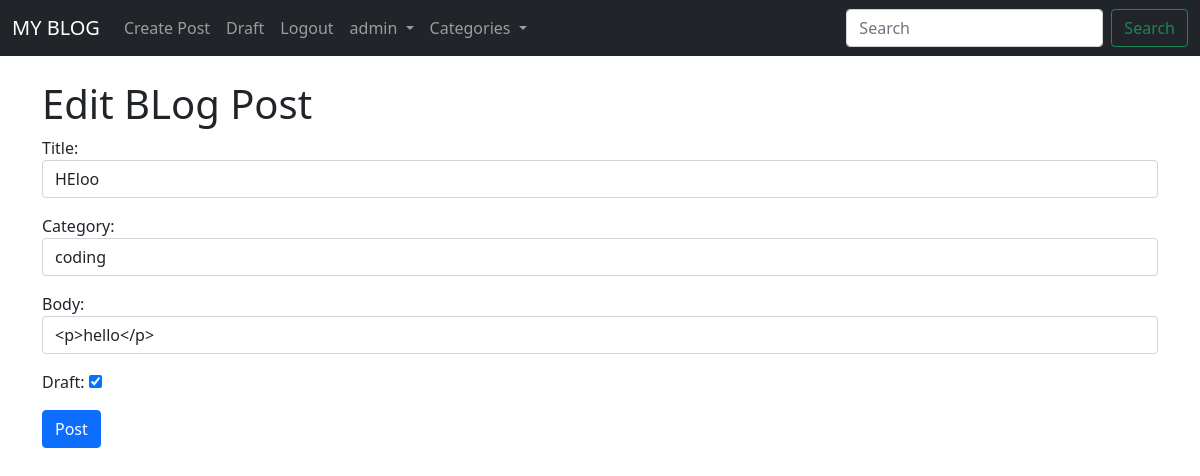
The page /article/edit/12 (signed in) on the database its author committed.
### weblog/models.py (models this page shows, shortened)
class Post(models.Model):
    title = models.CharField(max_length=255)
    author = models.ForeignKey(User, on_delete=models.CASCADE)
    body = RichTextField(blank=True, null=True)
    header_image = models.ImageField(null=True,blank=True, upload_to="images/")
    draft = models.BooleanField(default=True)
    post_date = models.DateField(auto_now_add=True)
    updated = models.DateTimeField(auto_now=False,auto_now_add=True)
    timestamp = models.DateTimeField(auto_now=True,auto_now_add=False)
    likes = models.ManyToManyField(User, related_name='blog_posts')
    category = models.CharField(max_length=255, default="coding")

### weblog/views.py (the view)
# urls.py: path('article/edit/<int:pk>', EditPostView.as_view(), name="EditPostView"),
class EditPostView(UpdateView):
    model = Post
    template_name = 'edit_post.html'
    form_class = EditForm

### weblog/form.py
class EditForm(forms.ModelForm):
    class Meta:
        model = Post
        fields = ('title','category','body','draft')
        widgets = {
            'title': forms.TextInput(attrs={'class': 'form-control'}),
            'body': forms.TextInput(attrs={'class': 'form-control'}),
            'category': forms.Select(choices=choices_list,attrs={'class': 'form-control'}),
        }

### weblog/context_proccessors.py (called while the page is built)
def navbar_context(request):
    return{'cat_menu':Category.objects.all(),}

### weblog/models.py (called while the page is built)
    def __str__(self):
        return self.name

### weblog/templates/edit_post.html (shortened to what this page needs)
{% extends "base.html" %}
{% block content%}
{% if user.is_authenticated and user.is_superuser or user.is_staff%}
<h1>Edit BLog Post</h1>
<div class="form-group">
<form method="POST">
    {{ form.as_p }}
    <button class="btn btn-primary">Post</button>
</form>
</div>
{%else%}
<h1>You're not allowed here</h1>
{%endif%}
{%endblock%}

### weblog/templates/base.html (shortened to what this page needs)
<!doctype html>
<html lang="en">
  <head>
    <link href="https://cdn.jsdelivr.net/npm/bootstrap@5.1.3/dist/css/bootstrap.min.css" rel="stylesheet">
  </head>
  <body>
    <nav class="navbar navbar-expand-lg navbar-dark bg-dark">
        <div class="container-fluid">
          <a class="navbar-brand" href="{% url 'HomeView' %}">MY BLOG</a>
          <div class="collapse navbar-collapse" id="navbarSupportedContent">
            <ul class="navbar-nav me-auto mb-2 mb-lg-0">
              {% if user.is_authenticated %}
                {% if user.is_superuser or user.is_staff%}
                <li class="nav-item">
                  <a class="nav-link" href="{% url 'CreatePostView'%}">Create Post</a>
                </li>
                <li class="nav-item">
                  <a class="nav-link" href="{% url 'draft'%}">Draft</a>
                </li>
                {%endif%}
              <li class="nav-item">
                <a class="nav-link" href="{% url 'logout'%}">Logout</a>
              </li>
              <li class="nav-item dropdown">
                <a class="nav-link dropdown-toggle" href="#" id="navbarDropdown" role="button" data-bs-toggle="dropdown" aria-expanded="false">
                  {{user.username}}
                </a>
              </li>
              {% endif %}
              {%if cat_menu %}
              <li class="nav-item dropdown">
                <a class="nav-link dropdown-toggle" href="#" id="navbarDropdown" role="button" data-bs-toggle="dropdown" aria-expanded="false">
                  Categories
                </a>
              </li>
              {% endif %}
            </ul>
          </div>
              <form class="d-flex" method=GET action="{% url 'search' %}">
                <input class="form-control me-2" type="search" placeholder="Search" aria-label="Search" name="searched">
                <button class="btn btn-outline-success" type="submit">Search</button>
              </form>
        </div>
      </nav>
    <br/>
    <div class="container">
        {% block content %}
        {% endblock %}
    </div>
  </body>
</html>

### rows shown on the page
Post: title "HEloo", category "coding", body "<p>hello</p>", draft "☑"

### other values the page prints
{{ user.username }} "admin"
